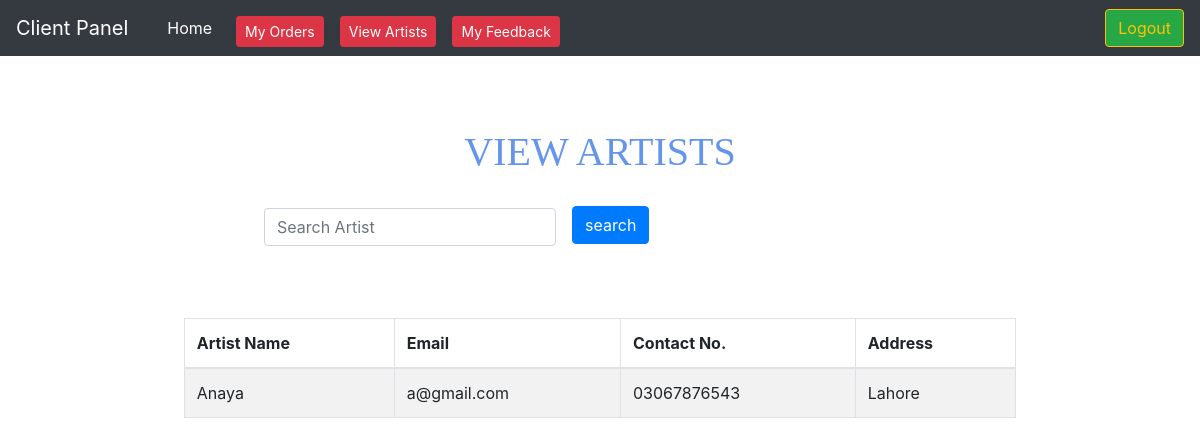
Screenshot of /client/view_Artists.php with the database file from the repository.
### tables this page shows
CREATE TABLE `artist` (
  `ArtistID` int(200) NOT NULL,
  `FullName` varchar(200) NOT NULL,
  `Contact_no` varchar(200) NOT NULL,
  `Address` varchar(200) NOT NULL,
  `Email` varchar(200) NOT NULL,
  `Username` varchar(200) NOT NULL,
  `password` varchar(200) NOT NULL
);

### client/view_Artists.php (the view, shortened to what this page needs)
<?php
if(isset($_POST['search']))
{
$valueToSearch = $_POST['name'];
$query = "SELECT * FROM artist WHERE CONCAT(FullName) LIKE '%".$valueToSearch."%' || CONCAT(Username) LIKE '%".$valueToSearch."%' || CONCAT(Address) LIKE '%".$valueToSearch."%'";
$search_result = filterTable($query);
}
else {
$query = "SELECT * FROM artist";
$search_result = filterTable($query);
}
function filterTable($query)
{
include "../database.php";
$filter_Result = mysqli_query($connection, $query);
return $filter_Result;
}
?>
<!DOCTYPE html>
<html>
<head>
  	<link rel="stylesheet" href="https://maxcdn.bootstrapcdn.com/bootstrap/4.0.0/css/bootstrap.min.css">
	<link rel="stylesheet" href="style/style.css">
</head>
<body>
  <?php
   include "../header/client-header.php";
   ?>
<br><br><br>
<center>
        <div class="container">
          <h1>View Artists</h1>
         <br>
<form method="post">
<div class="row">
<div class="col-md-8">
<input type="text" name="name" placeholder="Search Artist" required class="form-control" style="width:40%">
<input type="submit" class="btn btn-primary" value="search" name="search" style="margin-left:55%; margin-top: -69px;">
</div></div>
</form>
<br><br>
<div class="table-responsive">
<table class=" table table-striped table-bordered w-75">
	<thead>
     <tr>
       <th>Artist Name</th>
       <th>Email</th>
       <th>Contact No.</th>
       <th>Address</th>
     </tr>
</thead>
<?php while($row = mysqli_fetch_array($search_result)):?>
 <tbody>
    <tr>
       <td><?php echo $row['FullName'];?></td>
       <td><?php echo $row['Email'];?></td>
       <td><?php echo $row['Contact_no'];?>  </td>
       <td><?php echo $row['Address'];?></td>
    </tr>
</tbody>
<?php endwhile;?>
              </table>
            </div>
        </div>
    </center>
</body>
</html>

### client/view_Artists.php (style rules this page uses)
h1 { text-align: center; text-transform: uppercase; color: cornflowerblue; margin-top: 8px; font-family: ui-sans-serif; }

### rows the page displays
artist: FullName "Anaya", Email "a@gmail.com", Contact_no "03067876543", Address "Lahore"
